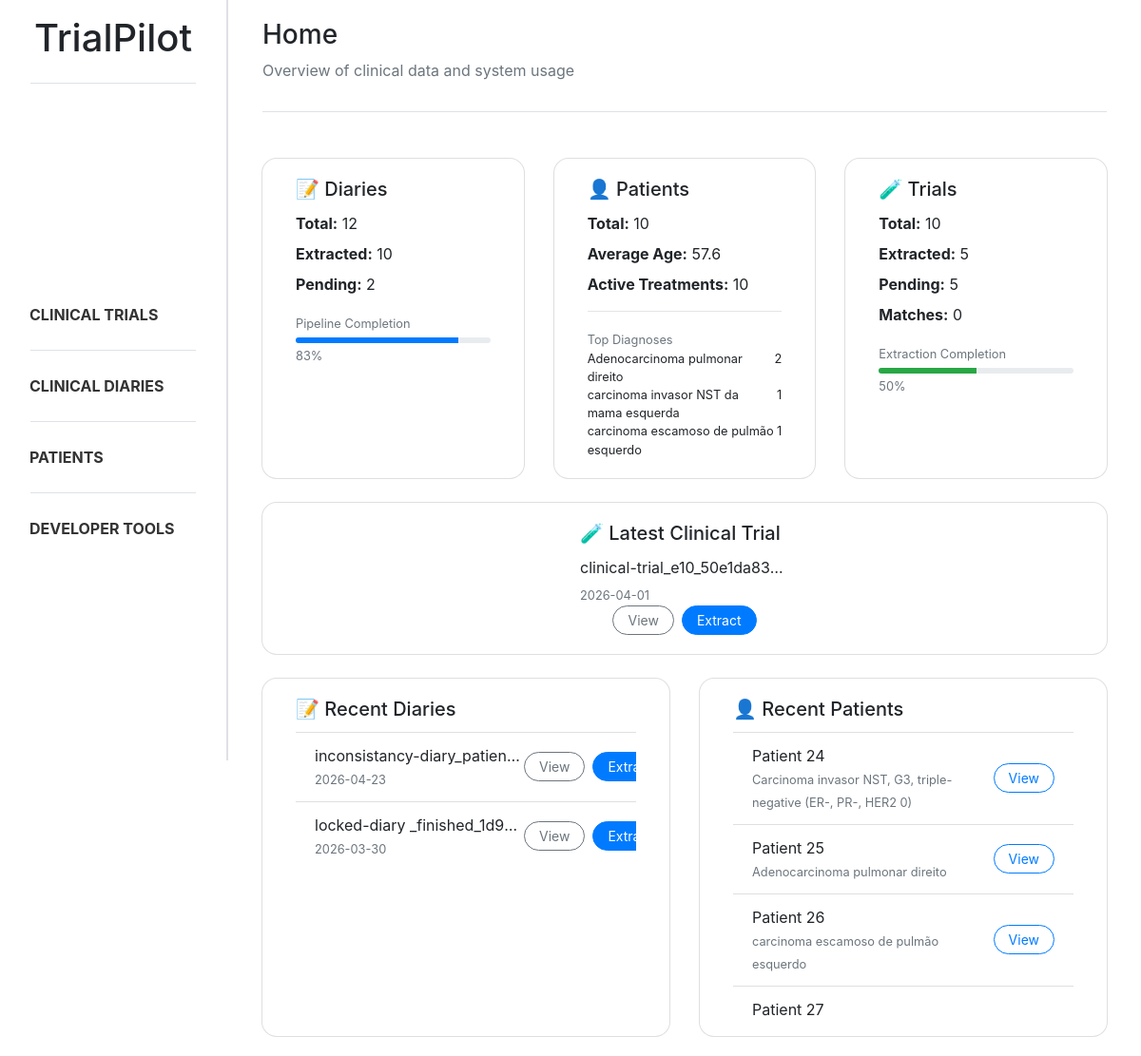
The page / on the database its author committed.
### trialpilot/models.py (models this page shows, shortened)
class Document(models.Model):
    class DocumentType(models.TextChoices):
        CLINICAL_DIARY = "diary", "Clinical Diary"
        CLINICAL_TRIAL = "trial", "Clinical Trial"
    title = models.CharField(max_length=255)
    type = models.CharField(max_length=20, choices=DocumentType.choices)
    extracted = models.BooleanField(default=False)
    created_at = models.DateTimeField(auto_now_add=True)
    updated_at = models.DateTimeField(auto_now=True)

class Patient_profile(models.Model):
    document = models.ForeignKey(Document, on_delete=models.CASCADE, related_name="patient_profiles")
    age = models.IntegerField(null=True, blank=True)
    ecog_ps = models.IntegerField(null=True, blank=True)
    diagnosis = models.CharField(max_length=255, null=True, blank=True)
    diagnosis_date = models.DateField(null=True, blank=True)
    molecular_status = models.CharField(max_length=255, null=True, blank=True)
    stage = models.CharField(max_length=50, null=True, blank=True)
    control = models.CharField(max_length=255, null=True, blank=True)
    created_at = models.DateTimeField(auto_now_add=True)

### trialpilot/views.py (the view)
# urls.py: path('', index, name='index'),
def index(request):
    n_diaries = Document.objects.filter(type=Document.DocumentType.CLINICAL_DIARY).count()
    n_diaries_extracted = Document.objects.filter(type=Document.DocumentType.CLINICAL_DIARY, extracted=True).count()
    n_diaries_pending = n_diaries - n_diaries_extracted
    diary_completion = (n_diaries_extracted / n_diaries * 100) if n_diaries > 0 else 0
    last_five_diaries = Document.objects.filter(type=Document.DocumentType.CLINICAL_DIARY, extracted=False).order_by("-created_at")[:5]
    n_patients = Patient_profile.objects.count()
    avg_age = Patient_profile.objects.aggregate(Avg('age'))['age__avg']
    top_diagnoses = (
        Patient_profile.objects.values('diagnosis')
        .annotate(count=Count('id'))
        .order_by('-count')[:3]
    )
    active_treatments = Treatment.objects.filter(end_date__isnull=True).count()
    last_five_patients = Patient_profile.objects.order_by('-created_at')[:5]
    n_trials = Document.objects.filter(type=Document.DocumentType.CLINICAL_TRIAL).count()
    n_trials_extracted = Document.objects.filter(type=Document.DocumentType.CLINICAL_TRIAL, extracted=True).count()
    n_trials_pending = n_trials - n_trials_extracted
    trial_completion = (n_trials_extracted / n_trials * 100) if n_trials > 0 else 0
    n_matches = Patient_trial_match.objects.count()
    last_trial = Document.objects.filter(type=Document.DocumentType.CLINICAL_TRIAL, extracted=False).order_by("-created_at").first()
    return render(request, 'trialpilot/index.html', {
        'n_diaries': n_diaries,
        'n_diaries_extracted': n_diaries_extracted,
        'n_diaries_pending': n_diaries_pending,
        'diary_completion': diary_completion,
        'last_five_diaries': last_five_diaries,
        'n_patients': n_patients,
        'avg_age': avg_age,
        'top_diagnoses': top_diagnoses,
        'active_treatments': active_treatments,
        'last_five_patients': last_five_patients,
        'n_trials': n_trials,
        'n_trials_extracted': n_trials_extracted,
        'n_trials_pending': n_trials_pending,
        'trial_completion': trial_completion,
        'n_matches': n_matches,
        'last_trial': last_trial
    })

### trialpilot/templates/trialpilot/index.html (shortened to what this page needs)
{% extends "trialpilot/base.html" %}
{% block content %}
<div class="d-flex flex-column mb-4 ml-3 mr-3">
    <div>
        <h3>Home</h3>
        <p class="text-muted">Overview of clinical data and system usage</p>
    </div>
    <div class="sidebar-divider mb-4"></div>
</div>
<div class="container mt-4">
    <div class="row g-4">
        <div class="col-md-4">
            <div class="card shadow-sm rounded-ui hover-card h-100">
                <div class="card-body">
                    <h5 class="card-title">📝 Diaries</h5>
                    <div class="mb-2">
                        <strong>Total:</strong> {{ n_diaries }}
                    </div>
                    <div class="mb-2">
                        <strong>Extracted:</strong> {{ n_diaries_extracted }}
                    </div>
                    <div class="mb-2">
                        <strong>Pending:</strong> {{ n_diaries_pending }}
                    </div>
                    <div class="mt-3">
                        <small class="text-muted">Pipeline Completion</small>
                        <div class="progress mt-1" style="height:6px;">
                            <div class="progress-bar" style="width: {{ diary_completion }}%">
                            </div>
                        </div>
                        <small class="text-muted">{{ diary_completion|floatformat:0 }}%</small>
                    </div>
                </div>
            </div>
        </div>
        <div class="col-md-4">
            <div class="card shadow-sm rounded-ui hover-card h-100">
                <div class="card-body">
                    <h5 class="card-title">👤 Patients</h5>
                    <div class="mb-2">
                        <strong>Total:</strong> {{ n_patients }}
                    </div>
                    <div class="mb-2">
                        <strong>Average Age:</strong> {{ avg_age|floatformat:1 }}
                    </div>
                    <div class="mb-2">
                        <strong>Active Treatments:</strong> {{ active_treatments }}
                    </div>
                    <hr>
                    <small class="text-muted">Top Diagnoses</small>
                    {% for diag in top_diagnoses %}
                    <div class="d-flex justify-content-between small">
                        <span>{{ diag.diagnosis }}</span>
                        <span>{{ diag.count }}</span>
                    </div>
                    {% endfor %}
                </div>
            </div>
        </div>
        <div class="col-md-4">
            <div class="card shadow-sm rounded-ui hover-card h-100">
                <div class="card-body">
                    <h5 class="card-title">🧪 Trials</h5>
                    <div class="mb-2">
                        <strong>Total:</strong> {{ n_trials }}
                    </div>
                    <div class="mb-2">
                        <strong>Extracted:</strong> {{ n_trials_extracted }}
                    </div>
                    <div class="mb-2">
                        <strong>Pending:</strong> {{ n_trials_pending }}
                    </div>
                    <div class="mb-2">
                        <strong>Matches:</strong> {{ n_matches }}
                    </div>
                    <div class="mt-3">
                        <small class="text-muted">Extraction Completion</small>
                        <div class="progress mt-1" style="height:6px;">
                            <div class="progress-bar bg-success" style="width: {{ trial_completion }}%">
                            </div>
                        </div>
                        <small class="text-muted">{{ trial_completion|floatformat:0 }}%</small>
                    </div>
                </div>
            </div>
        </div>
    </div>
    <div class="card shadow-sm mt-4 rounded-ui hover-card">
        <div class="card-body d-flex justify-content-between align-items-center">
            <div>
                <h5 class="card-title">🧪 Latest Clinical Trial</h5>
                {% if last_trial %}
                <p class="mb-1 truncate-text" title="{{ last_trial.title }}">{{ last_trial.title }}</p>
                <small class="text-muted">{{ last_trial.created_at|date:"Y-m-d" }}</small>
                {% else %}
                <p class="text-muted mb-0">No trials available.</p>
                {% endif %}
            </div>
            {% if last_trial %}
            <div class="d-flex">
                <a href="{% url 'trial_details' last_trial.id %}"
                    class="btn btn-outline-secondary btn-sm mr-2 rounded-ui">
                    View
                </a>
                <a href="{% url 'criteria_extraction' last_trial.id %}" class="btn btn-primary btn-sm rounded-ui">
                    Extract
                </a>
            </div>
            {% endif %}
        </div>
    </div>
    <div class="row mt-4 align-items-stretch">
        <div class="col-md-6 d-flex">
            <div class="card shadow-sm rounded-ui hover-card w-100">
                <div class="card-body">
                    <h5 class="card-title">📝 Recent Diaries</h5>
                    <ul class="list-group list-group-flush">
                        {% for d in last_five_diaries %}
                        <li class="list-group-item d-flex justify-content-between align-items-center">
                            <div>
                                <div class="truncate-text" title="{{ d.title }}">{{ d.title }}</div>
                                <small class="text-muted">{{ d.created_at|date:"Y-m-d" }}</small>
                            </div>
                            <div class="d-flex">
                                <a href="{% url 'diary_details' d.id %}"
                                    class="btn btn-outline-secondary btn-sm  mr-2 rounded-ui">
                                    View
                                </a>
                                <a href="{% url 'parameter_extraction' d.id %}"
                                    class="btn btn-primary btn-sm rounded-ui">
                                    Extract
                                </a>
                            </div>
                        </li>
                        {% empty %}
                        <li class="list-group-item">No diaries available.</li>
                        {% endfor %}
                    </ul>
                </div>
            </div>
        </div>
        <div class="col-md-6 d-flex">
            <div class="card shadow-sm rounded-ui hover-card w-100">
                <div class="card-body">
                    <h5 class="card-title">👤 Recent Patients</h5>
                    <ul class="list-group list-group-flush">
                        {% for p in last_five_patients %}
                        <li class="list-group-item d-flex justify-content-between align-items-center
                            patient-card-trigger" data-id="{{ p.id }}" data-age="{{ p.age }}"
                            data-ecog="{{ p.ecog_ps }}" data-diagnosis="{{ p.diagnosis }}"
                            data-date="{{ p.diagnosis_date }}" data-molecular="{{ p.molecular_status }}"
                            data-stage="{{ p.stage }}" data-control="{{ p.control }}" data-treatments='[
                            ]'>
                            <div>
                                <div>Patient {{ p.id }}</div>
                                <small class="text-muted">{{ p.diagnosis }}</small>
                            </div>
                            <div>
                                <button class="btn btn-outline-primary btn-sm view-patient-btn rounded-ui">
                                    View
                                </button>
                            </div>
                        </li>
                        {% empty %}
                        <li class="list-group-item">No patients available.</li>
                        {% endfor %}
                    </ul>
                </div>
            </div>
        </div>
    </div>
</div>
{% endblock %}

### static/css/style.css (style rules this page uses)
body { overflow-x: hidden; }
html, body { height: 100%; }
.sidebar-divider { height: 1px; background-color: #dee2e6; margin-bottom: 15px; margin-top: 15px; }
.rounded-ui { border-radius: 1rem !important; padding-left: 15px; padding-right: 15px; }
.hover-card { transition: all 0.2s ease-in-out; cursor: pointer; }
.card-body { display: flex; flex-direction: column; justify-content: center; }
.card-body { display: block; }
.truncate-text { max-width: 220px; white-space: nowrap; overflow: hidden; text-overflow: ellipsis; }
.card-body ul { max-height: 300px; overflow-y: auto; }

### rows shown on the page
Document: title "clinical-trial_e10_50e1da83…", created_at "2026-04-01"
Document: title "inconsistancy-diary_patien…", created_at "2026-04-23"
Document: title "locked-diary _finished_1d9…", created_at "2026-03-30"
Patient_profile: id "24", diagnosis "Carcinoma invasor NST, G3, triple-negative (ER-, PR-, HER2 0)"
Patient_profile: id "25", diagnosis "Adenocarcinoma pulmonar direito"
Patient_profile: id "26", diagnosis "carcinoma escamoso de pulmão esquerdo"
Patient_profile: id "27"

### other values the page prints
{{ n_diaries }} "12"
{{ n_diaries_extracted }} "10"
{{ n_diaries_pending }} "2"
{{ diary_completion|floatformat:0 }} "83"
{{ n_patients }} "10"
{{ avg_age|floatformat:1 }} "57.6"
{{ active_treatments }} "10"
{{ diag.diagnosis }} "Adenocarcinoma pulmonar direito" "carcinoma invasor NST da mama esquerda" "carcinoma escamoso de pulmão esquerdo"
{{ diag.count }} "2" "1" "1"
{{ n_trials }} "10"
{{ n_trials_extracted }} "5"
{{ n_trials_pending }} "5"
{{ n_matches }} "0"
{{ trial_completion|floatformat:0 }} "50"
